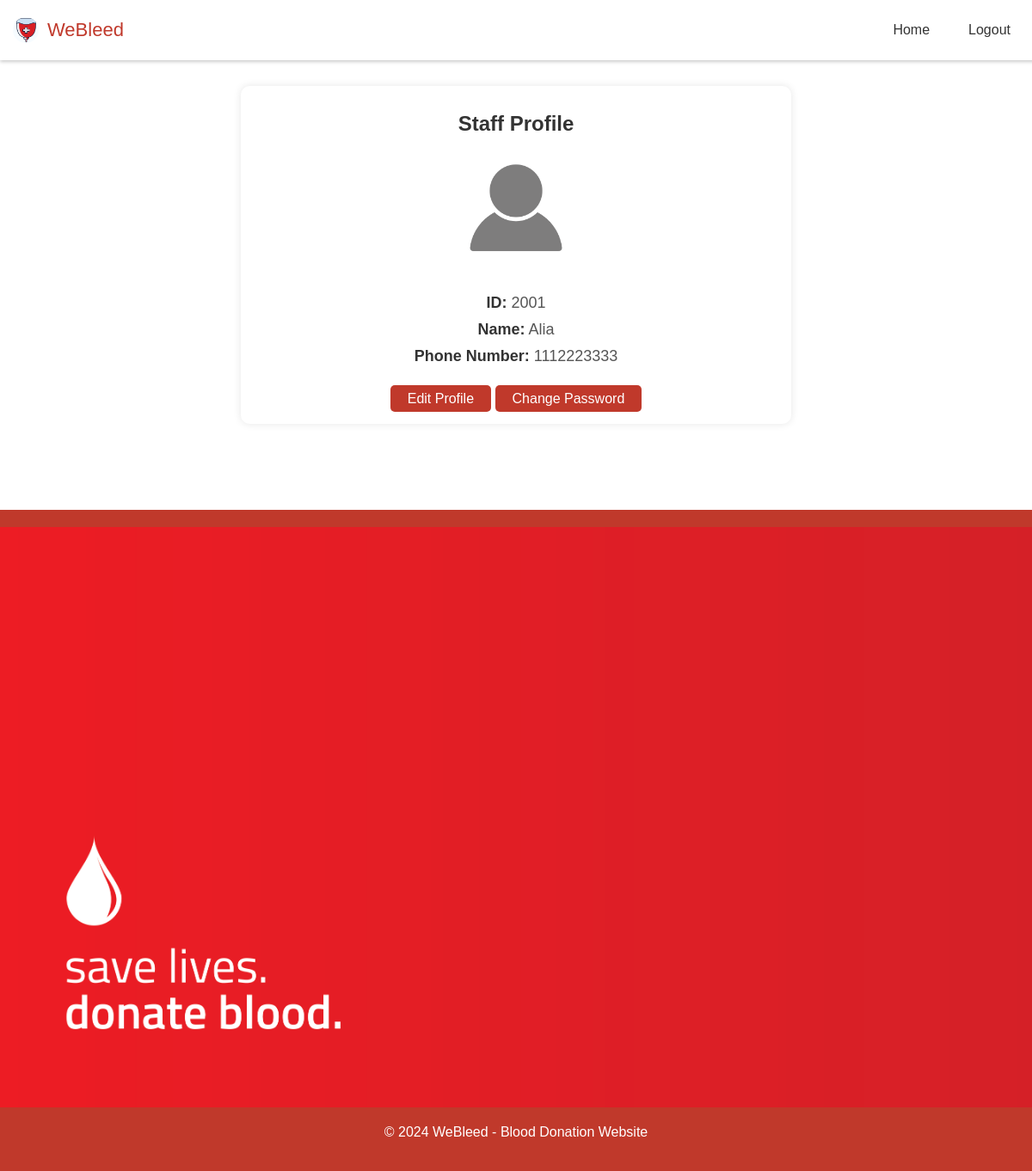
Before: /staff_profile.php (signed in) with the older database file.
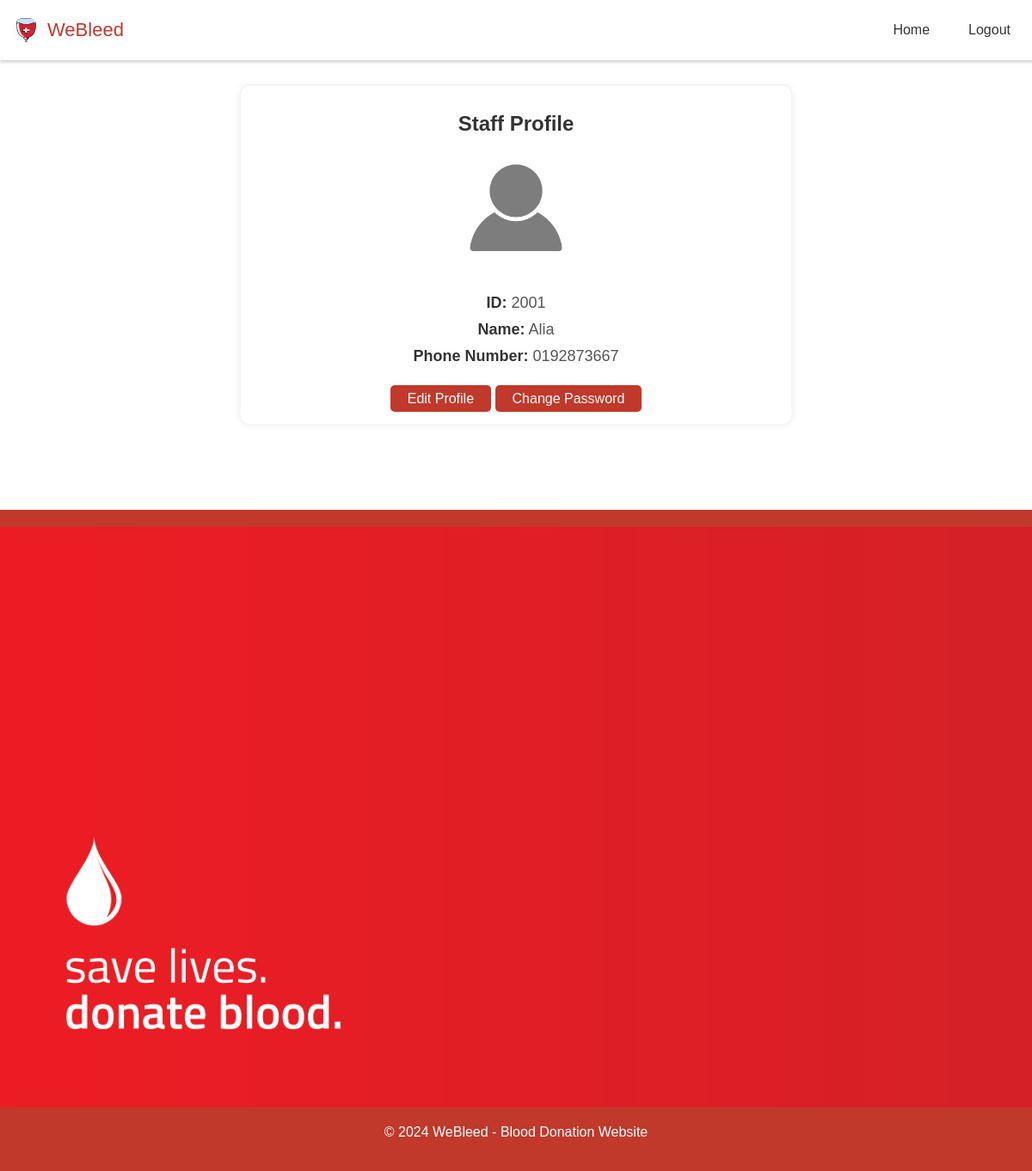
After: the same page with the newer database file.
### tables this page shows
CREATE TABLE `staff` (
  `staffID` int(4) NOT NULL,
  `staffPassword` varchar(20) NOT NULL,
  `staffName` varchar(25) NOT NULL,
  `staffPhoneNo` varchar(12) NOT NULL,
  `bcID` int(4) NOT NULL
);

### staff_profile.php (the view, shortened to what this page needs)
<?php
include('connection.php');
$staffid = $_SESSION['staffID'];
$query = "SELECT * FROM staff WHERE staffID = '$staffid'";
$result = mysqli_query($condb, $query);
if ($result && mysqli_num_rows($result) > 0) {
    $staff = mysqli_fetch_assoc($result);
} else {
    echo "Error fetching staff data.";
    exit();
}
?>
<!DOCTYPE html>
<html lang="en">
<head>
    <link rel="stylesheet" href="style.css">
</head>
<body>
    <nav class="navbar">
        <div class="logo_item">
            <img src="logo.jpg" alt="Company Logo">
            <span>WeBleed</span>
        </div>
        <div class="navbar_content">
            <ul>
                <li><a href="home_staff.php">Home</a></li>
                <li><a href="logout.php">Logout</a></li>
            </ul>
        </div>
    </nav>
    <div class="profile-container">
        <h2>Staff Profile</h2>
        <div class="profile-pic">
                <img src="nopfp.png" alt="Profile Picture">
        </div>
        <div class="profile-info">
            <p><strong>ID:</strong> <?php echo $staff['staffID']; ?></p>
            <p><strong>Name:</strong> <?php echo $staff['staffName']; ?></p>
            <p><strong>Phone Number:</strong> <?php echo $staff['staffPhoneNo']; ?></p>
        </div>
        <div class="profile-actions">
            <a href="staff_edit_profile.php" class="button">Edit Profile</a>
            <a href="staff_change_password.php" class="button">Change Password</a>
        </div>
    </div>
    <footer>
        <img src="bottom.png" alt="Footer Image">
        <p>&copy; 2024 WeBleed - Blood Donation Website</p>
    </footer>
</body>
</html>

### style.css (style rules this page uses)
body { font-family: Arial, sans-serif; margin: 0; padding: 0; background-color: white; color: #333; background-image: none; }
h2 { text-align: center; color: #c0392b; margin-top: 10px; margin-bottom: 10px; }
footer { background-color: #c0392b; color: #fff; text-align: center; padding: 20px 0; }
footer img { width: 100%; height: auto; max-width: 100%; }
.navbar { position: fixed; top: 0; width: 100%; background-color: #fff; display: flex; justify-content: space-between; align-items: center; padding: 20px 5px; z-index: 1000; box-shadow: 0 2px 4px rgba(0, 0, 0, 0.2); }
.logo_item { display: flex; align-items: center; column-gap: 10px; font-size: 22px; font-weight: 500; color: #c0392b; margin-left: 5px; }
.navbar img { width: 30px; height: 30px; border-radius: 50%; margin-left: 5px; }
.navbar_content ul { margin: 0; padding: 0; list-style: none; display: flex; }
.navbar_content li { margin-left: 15px; }
.navbar_content a { text-decoration: none; color: #333; padding: 10px 15px; transition: color 0.3s ease; }
.profile-container { max-width: 600px; margin: 100px auto; padding: 20px; background-color: #fff; border-radius: 10px; box-shadow: 0 0 10px rgba(0, 0, 0, 0.1); text-align: center; }
.profile-container h2 { margin-bottom: 10px; font-size: 24px; color: #333; }
.profile-info p { margin: 10px 0; font-size: 18px; color: #555; }
.profile-info strong { color: #333; }
.profile-actions { margin-top: 30px; }
.profile-actions .button { padding: 7px 20px; background-color: #c0392b; color: #fff; border: none; border-radius: 5px; cursor: pointer; text-decoration: none; font-size: 16px; transition: background-color 0.3s ease; }
.profile-pic img { width: 150px; height: 150px; border-radius: 50%; margin-bottom: 10px; }

Changed rows visible on the page:
changed staff "Alia": staffPhoneNo "1112223333" → "0192873667"
